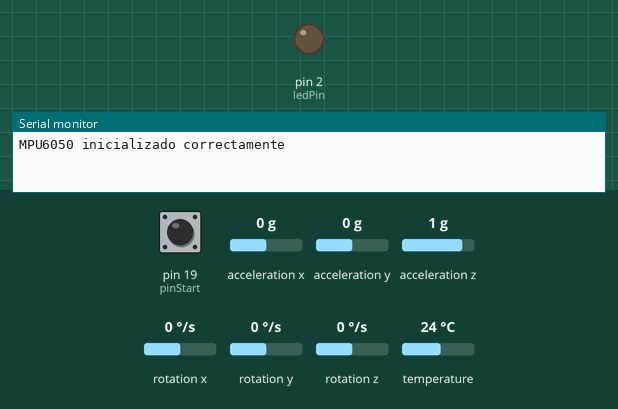
A sketch run on a simulated Arduino Uno, built with avr-gcc and run on an emulated ATmega328P. On the bench: output pins drawn as LEDs (lit = HIGH), the last lines printed to the serial monitor. The test bench sets the inputs (shaded band); at power-on: pin 19 (pinStart) HIGH, acceleration x 0 g, acceleration y 0 g, acceleration z 1 g, rotation x 0 °/s, rotation y 0 °/s, rotation z 0 °/s, temperature 24 °C.

Above: at 1.2 s.
1.3 s: pin 19 (pinStart) pulled LOW for 3.2 s
At 4.0 s:
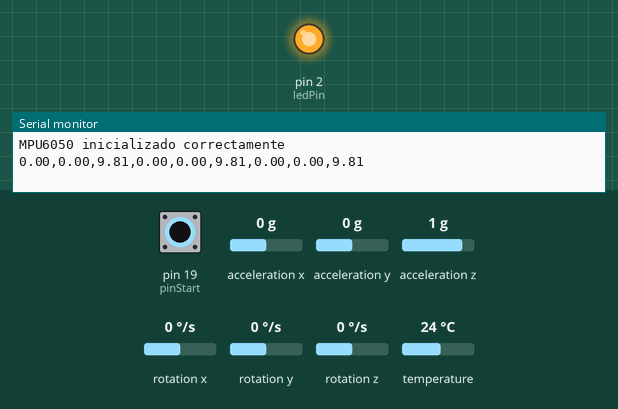
Timing chart, 0 to 7.4 s (numbered marks = the images above; inputs shaded):
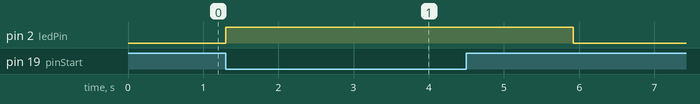

The sketch:

Extraccion.ino
```cpp
#include <Wire.h> // Library for I2C communication (used by MPU6050)
#include <Adafruit_MPU6050.h> // Library for interfacing with the MPU6050 sensor
#include <Adafruit_Sensor.h> // Unified sensor library for accessing MPU6050 data

Adafruit_MPU6050 mpu; // Create an instance of the MPU6050 sensor

// Define the time for data collection in seconds
const double timeData = 1.5; // Time window to collect data (1.5 seconds)

// Variables to store acceleration values from the sensor
double accelX = 0, accelY = 0, accelZ = 0;

// Variables for extracted features (Mean Absolute Value, RMS, Waveform Length)
double mavXAxis = 0.0, mavYAxis = 0.0, mavZAxis = 0.0; // Mean Absolute Value (MAV) for each axis
double rmsXAxis = 0.0, rmsYAxis = 0.0, rmsZAxis = 0.0; // Root Mean Square (RMS) for each axis
double wlXAxis = 0.0, wlYAxis = 0.0, wlZAxis = 0.0; // Waveform Length (WL) for each axis
double wlaXAxis = 0.0, wlaYAxis = 0.0, wlaZAxis = 0.0; // Auxiliary variables for calculating WL

// Define the pin for starting the data collection (button) and an LED indicator
const int pinStart = 19; // Pin to read the button input
const int ledPin = 2; // Pin to control an LED indicator

boolean flag = false; // Flag to control when to extract features
unsigned long debounce = 0; // Variable to handle button debounce timing

void setup() {
  Serial.begin(9600); // Start serial communication at 9600 baud rate
  pinMode(pinStart, INPUT_PULLUP); // Set pinStart as an input with pull-up resistor
  pinMode(ledPin, OUTPUT); // Set ledPin as an output
  digitalWrite(ledPin, LOW); // Initialize the LED as OFF

// Initialize the MPU6050 sensor
  if (!mpu.begin()) {
    Serial.println("No se pudo encontrar un sensor MPU6050 válido, ¡verifique el cableado!"); // Error message if sensor is not detected
    while (1); // Halt the program if sensor initialization fails
  }

  // Configure the accelerometer and gyroscope settings for the MPU6050
  mpu.setAccelerometerRange(MPU6050_RANGE_2_G); // Set accelerometer range to ±2g
  mpu.setGyroRange(MPU6050_RANGE_250_DEG); // Set gyroscope range to ±250 degrees/second
  mpu.setFilterBandwidth(MPU6050_BAND_21_HZ); // Set filter bandwidth for sensor readings to 21Hz

  Serial.println("MPU6050 inicializado correctamente"); // Confirmation message for successful initialization
}

void loop() {
  // Check if the button is pressed (pinStart is LOW when pressed)
  if (!digitalRead(pinStart)) {
    pulse(); // Call pulse function to handle button press
  }

  // If the flag is set, start feature extraction
  if (flag) {
    digitalWrite(ledPin, HIGH); // Turn on the LED to indicate that data collection is in progress

    featuresExtraction(); // Call the function to extract features from the accelerometer data

    // Send extracted feature data via the serial port
    Serial.print(mavXAxis); Serial.print(",");
    Serial.print(mavYAxis); Serial.print(",");
    Serial.print(mavZAxis); Serial.print(",");
    Serial.print(rmsXAxis); Serial.print(",");
    Serial.print(rmsYAxis); Serial.print(",");
    Serial.print(rmsZAxis); Serial.print(",");
    Serial.print(wlXAxis); Serial.print(",");
    Serial.print(wlYAxis); Serial.print(",");
    Serial.print(wlZAxis); Serial.println();

    digitalWrite(ledPin, LOW); // Turn off the LED after data collection is complete
    flag = false; // Reset the flag to prevent repeated data collection until the next button press
  }
}

// Function to extract features from the MPU6050 sensor data
void featuresExtraction() {
  int sizeSample = timeData * 10; // Number of samples to collect (10 samples per second for timeData seconds)
  double prevAccelY = 0; // Variable to store the previous Y-axis acceleration value

  // Reset feature variables before calculating new values
  mavXAxis = mavYAxis = mavZAxis = 0.0;
  rmsXAxis = rmsYAxis = rmsZAxis = 0.0;
  wlXAxis = wlYAxis = wlZAxis = 0.0;
  wlaXAxis = wlaYAxis = wlaZAxis = 0.0; // Reset auxiliary waveform length values

  for (int k = 0; k < sizeSample; k++) {
    sensors_event_t a, g, temp; // Struct to hold sensor event data (acceleration, gyroscope, temperature)
    mpu.getEvent(&a, &g, &temp); // Get sensor readings (acceleration, gyroscope, temperature)

    // Store acceleration values for each axis
    accelX = a.acceleration.x;
    accelY = a.acceleration.y;
    accelZ = a.acceleration.z;

    // MAV (Mean Absolute Value) calculation for each axis
    mavXAxis += abs(accelX);
    mavYAxis += abs(accelY);
    mavZAxis += abs(accelZ);

    // RMS (Root Mean Square) calculation for each axis
    rmsXAxis += accelX * accelX;
    rmsYAxis += accelY * accelY;
    rmsZAxis += accelZ * accelZ;

    // WL (Waveform Length) calculation for each axis (difference between current and previous value)
    wlXAxis += abs(accelX - wlaXAxis);
    wlYAxis += abs(accelY - wlaYAxis);
    wlZAxis += abs(accelZ - wlaZAxis);

    // Update auxiliary variables for WL calculation in the next iteration
    wlaXAxis = accelX;
    wlaYAxis = accelY;
    wlaZAxis = accelZ;

    prevAccelY = accelY; // Update previous Y-axis acceleration value for future use

    delay(100); // Control sampling rate
  }

  // Calculate the average MAV for each axis
  mavXAxis /= sizeSample;
  mavYAxis /= sizeSample;
  mavZAxis /= sizeSample;

  // Calculate the final RMS value for each axis
  rmsXAxis = sqrt(rmsXAxis / sizeSample);
  rmsYAxis = sqrt(rmsYAxis / sizeSample);
  rmsZAxis = sqrt(rmsZAxis / sizeSample);
}

// Function to handle button press (debounced) and set the flag for feature extraction
void pulse() {
  if (!digitalRead(pinStart) && (millis() - debounce > 500)) { // Check for button press and ensure 500ms debounce time
    debounce = millis(); // Update debounce timer
    flag = true; // Set the flag to start feature extraction in the next loop iteration
  }
}
```

Measured:
- after the input at 1.3 s, pin 2 (ledPin): LOW → HIGH at once, → LOW 4.6 s later
